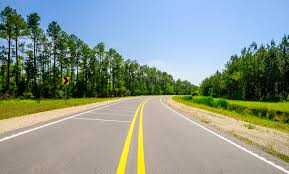
#> input picture training/dataset/train_images/roads/45.jpg, 289 x 174 px
$ jupyter execute images_Analysis.ipynb
#> lines starting #> are read from the running program, lines starting #| are printed output that depends on the picture; after the words box and inside, x2 and y2 are one past the last pixel; in counts of white or black regions, pixels touching at a corner belong together; long printed decimals are rounded
[cell 1]
from PIL import Image
import cv2
import numpy as np
from skimage import io, color, feature, transform
import matplotlib.pyplot as plt


# Open the image with Pillow
image_path='dataset/train_images/roads/45.jpg'
image = Image.open(image_path)
#> image is the input picture: PIL image 289x174 RGB; mean R, G, B 138.3, 151.1, 139.7

# Convert the image to HSL
image_hsl = image.convert('HSV')
#> image_hsl: PIL image 289x174 HSV; mean H, S, V 76.8, 100.7, 169.8

# Define the HSV-like ranges for green, yellow, gray, and red
green_lower = (35, 40, 40)
green_upper = (80, 255, 255)

yellow_lower = (20, 100, 100)
yellow_upper = (40, 255, 255)

gray_lower = (0, 0, 0)
gray_upper = (180, 50, 220)

# Red is a bit tricky due to the circular nature of the HSL color space
red_lower1 = (0, 100, 100)
red_upper1 = (10, 255, 255)

red_lower2 = (160, 100, 100)
red_upper2 = (180, 255, 255)

# Convert image to NumPy array for manipulation
image_array = np.array(image_hsl)

# Create masks based on the color ranges
green_mask = np.all((image_array >= green_lower) & (image_array <= green_upper), axis=-1)
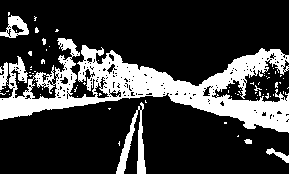
#> green_mask: shape (174, 289) bool; 22.9% white; 74 white regions (67 under 20 px), largest, box (x1, y1, x2, y2) and area: (0, 38, 289, 133) 9876, (116, 102, 146, 174) 729, (0, 15, 29, 38) 327
yellow_mask = np.all((image_array >= yellow_lower) & (image_array <= yellow_upper), axis=-1)
#> yellow_mask: shape (174, 289) bool; 4% white; 23 white regions (16 under 20 px), largest, box (x1, y1, x2, y2) and area: (0, 100, 111, 121) 580, (170, 97, 289, 134) 402, (137, 102, 146, 174) 388
gray_mask = np.all((image_array >= gray_lower) & (image_array <= gray_upper), axis=-1)
#> gray_mask: shape (174, 289) bool; 28.9% white; 166 white regions (147 under 20 px), largest, box (x1, y1, x2, y2) and area: (0, 98, 144, 174) 6893, (143, 96, 289, 174) 6043, (127, 125, 137, 174) 256
red_mask1 = np.all((image_array >= red_lower1) & (image_array <= red_upper1), axis=-1)
#> red_mask1: shape (174, 289) bool; every value is 0
red_mask2 = np.all((image_array >= red_lower2) & (image_array <= red_upper2), axis=-1)

# Combine the masks
combined_mask = green_mask | yellow_mask | gray_mask | red_mask1 | red_mask2
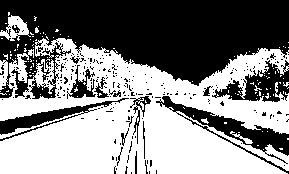
#> combined_mask: shape (174, 289) bool; 52.4% white; 237 black regions (222 under 20 px), largest, box (x1, y1, x2, y2) and area: (0, 0, 289, 99) 17540, (156, 96, 289, 174) 2094, (212, 60, 289, 102) 1433

# Apply the combined mask to the original image
segmented_image_array = image_array.copy()
segmented_image_array[~combined_mask] = 0
#> segmented_image_array: shape (174, 289, 3); mean of channels 0, 1, 2 20.7, 50.9, 77.7

# Convert NumPy array back to Pillow image
segmented_image = Image.fromarray(segmented_image_array, 'HSV')

# Convert the segmented image back to RGB
segmented_image_rgb = segmented_image.convert('RGB')
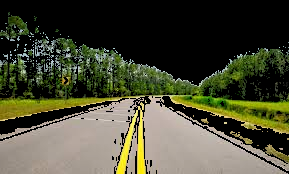
#> segmented_image_rgb: PIL image 289x174 RGB; mean R, G, B 73.2, 74, 53.3


# Display the original image and LBP texture analysis result
plt.subplot(1, 2, 1)
plt.imshow(image)
plt.title('Original Image')
plt.axis('off')

plt.subplot(1, 2, 2)
plt.imshow(segmented_image_rgb, cmap='gray')
plt.title('Segmented image')
plt.axis('off')

plt.show()

[cell 2]
def extract_color_features(image_path):
    # Read the image
#> called with image_path = 'dataset/train_images/roads/45.jpg'
    img = cv2.imread(image_path)

    # Convert the image to HSV
    hsv = cv2.cvtColor(img, cv2.COLOR_BGR2HSV)
#> hsv: shape (174, 289, 3); mean H, S, V 54.5, 101.1, 169.8

    # Calculate histogram of hue values
    hist_hue = cv2.calcHist([hsv], [0], None, [255], [0, 255])
#> hist_hue = 255 values, max 6948 at index 107, min 0 at index 118, mean 197.2

    # Find the peak (dominant) hue value
    peak_hue = np.argmax(hist_hue)
#> peak_hue = 107

    # Extract additional features
    mean_color = np.mean(img, axis=(0, 1))
#> mean_color = [139.7, 151.1, 138.3]
    color_std = np.std(img, axis=(0, 1))
#> color_std = [87.42, 57.47, 62.87]

    print(f"Dominant Hue: {peak_hue} degrees")
#| Dominant Hue: 107 degrees
    print(f"Mean Color: {mean_color}")
#| Mean Color: [139.659 151.053 138.255 ]
    print(f"Color Standard Deviation: {color_std}")
#| Color Standard Deviation: [87.425 57.469 62.872]

    # Plot the histogram
    plt.plot(hist_hue)
    plt.xlabel('Hue Value')
    plt.ylabel('Frequency')
    plt.title('Hue Histogram')
    plt.show()
#> figure, not shown here; curve peaks at x = 107, y = 6948

# Example usage

extract_color_features(image_path)

[cell 3]
# Read the image
image = cv2.imread(image_path)

# Convert the image to grayscale
gray_image = cv2.cvtColor(image, cv2.COLOR_BGR2GRAY)
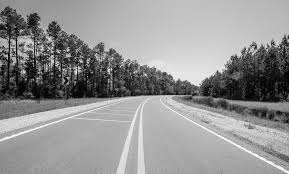
#> gray_image: shape (174, 289); min 0, max 253, mean 145.9

# Apply Local Binary Pattern (LBP) texture analysis
radius = 3
n_points = 8 * radius
lbp = feature.local_binary_pattern(gray_image, n_points, radius, method='uniform')
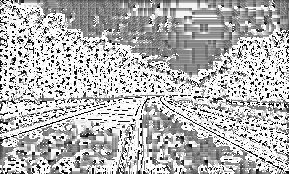
#> lbp: shape (174, 289) float64; min 0, max 25, mean 17.7; drawn with min black and max white

# Convert LBP image to uint8
lbp = np.uint8((lbp / np.max(lbp)) * 255)

# Display the original image and LBP texture analysis result
plt.subplot(1, 2, 1)
plt.imshow(cv2.cvtColor(image, cv2.COLOR_BGR2RGB))
plt.title('Original Image')
plt.axis('off')

plt.subplot(1, 2, 2)
plt.imshow(lbp, cmap='gray')
plt.title('LBP Texture Analysis')
plt.axis('off')

plt.show()

[cell 4]
# Load the image

image = io.imread(image_path)
fig, ax = plt.subplots()
ax.imshow(image, cmap=plt.cm.gray)
plt.show()

# Print the count of vertical lines
# Convert the image to grayscale
gray_image = color.rgb2gray(image)

# Apply edge detection (you can adjust parameters based on your image)
edges = feature.canny(gray_image, sigma=1)
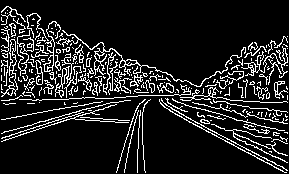
#> edges: shape (174, 289) bool; 13.1% white in thin lines or dots

# Use Probabilistic Hough Line Transform to detect lines
lines= transform.probabilistic_hough_line(edges)
#> lines = 164 items

# Filter lines based on their orientation (adjust the angle threshold as needed)
vertical_lines = [line for line in lines if np.abs(np.arctan2(line[1][1] - line[0][1], line[1][0] - line[0][0])) < np.pi / 6]
#> vertical_lines = 32 items

# Plot the results
fig, ax = plt.subplots()
ax.imshow(edges, cmap=plt.cm.gray)

for line in vertical_lines:
    ax.plot((line[0][0], line[1][0]), (line[0][1], line[1][1]), '-r')
#> this loop made 32 passes
#> line on passes 1 to 12: ((216, 71), (287, 59)), ((3, 119), (94, 102)), ((2, 137), (68, 116)), ((47, 126), (98, 105)), ((44, 121), (113, 102)), ((42, 127), (116, 104)), ((60, 96), (148, 82)), ((1, 86), (105, 77)), ((214, 79), (278, 62)), ((213, 81), (265, 66)), ((4, 131), (99, 105)), ((215, 72), (285, 52))

ax.set_xlim((0, edges.shape[1]))
ax.set_ylim((edges.shape[0], 0))
ax.set_title('Detected Vertical Lines')

plt.show()
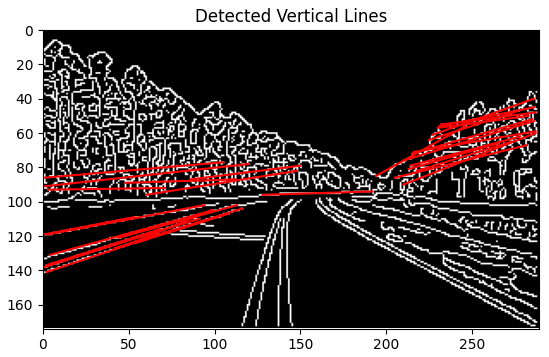
#> figure drawn by matplotlib, 1 panel

# Print the count of vertical lines
print(f'Number of vertical lines: {len(vertical_lines)}',edges.sum())
#| Number of vertical lines: 32 6567

[cell 5]
# Read the image in BGR
path='training/dataset/train_images/fields/40.jpg'
image = cv2.imread(path)
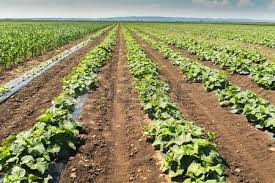
#> input picture training/dataset/train_images/fields/40.jpg, 275 x 183 px, found by its file name
#> image is the input picture: shape (183, 275, 3); mean B, G, R 98.7, 140.9, 145

# Separate the channels
blue_channel = image[:, :, 0].flatten()
green_channel = image[:, :, 1].flatten()
red_channel = image[:, :, 2].flatten()

# Plot histograms for each channel
plt.hist(blue_channel, bins=256, range=[0, 256], density=True, color='blue', alpha=0.7, label='Blue')
plt.hist(green_channel, bins=256, range=[0, 256], density=True, color='green', alpha=0.7, label='Green')
plt.hist(red_channel, bins=256, range=[0, 256], density=True, color='red', alpha=0.7, label='Red')

plt.title('Pixel Value Distribution for Each Channel')
plt.xlabel('Pixel Value')
plt.ylabel('Normalized Frequency')
plt.legend()
plt.show()
#> figure, not shown here; tallest bar 0.0255 high, from x = 0 to 1; tallest bar 0.00902 high, from x = 124 to 125; tallest bar 0.0115 high, from x = 164 to 165


# Read the image in grayscale
image = cv2.imread(path, cv2.IMREAD_GRAYSCALE)
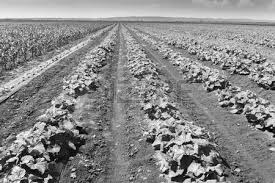
#> image: shape (183, 275); min 0, max 255, mean 137.3

# Flatten the 2D array to 1D
pixel_values = image.flatten()

# Plot the histogram
plt.hist(pixel_values, bins=256, range=[0, 256], density=True, color='gray', alpha=0.7)
plt.title('Pixel Value Distribution')
plt.xlabel('Pixel Value')
plt.ylabel('Normalized Frequency')
plt.show()
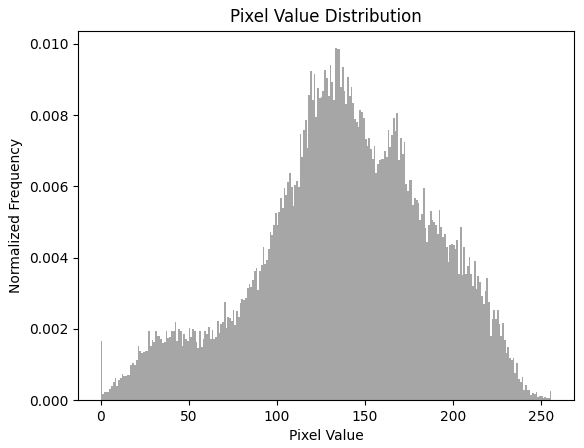
#> figure drawn by matplotlib, 1 panel; tallest bar 0.00988 high, from x = 133 to 134
